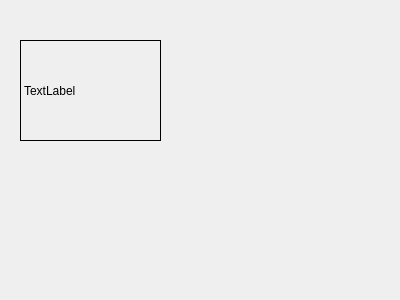
<?xml version="1.0" encoding="UTF-8"?>
<ui version="4.0">
 <class>Einmessung_Koordinatensystem</class>
 <widget class="QWidget" name="Einmessung_Koordinatensystem">
  <property name="geometry">
   <rect>
    <x>0</x>
    <y>0</y>
    <width>400</width>
    <height>300</height>
   </rect>
  </property>
  <property name="windowTitle">
   <string>Form</string>
  </property>
  <widget class="ClickableLabel" name="label">
   <property name="geometry">
    <rect>
     <x>20</x>
     <y>40</y>
     <width>141</width>
     <height>101</height>
    </rect>
   </property>
   <property name="frameShape">
    <enum>QFrame::Box</enum>
   </property>
   <property name="text">
    <string>TextLabel</string>
   </property>
  </widget>
 </widget>
 <customwidgets>
  <customwidget>
   <class>ClickableLabel</class>
   <extends>QLabel</extends>
   <header>Clickablelabel.h</header>
   <slots>
    <signal>Clicked(QMouseEvent*)</signal>
   </slots>
  </customwidget>
 </customwidgets>
 <resources/>
 <connections/>
</ui>
